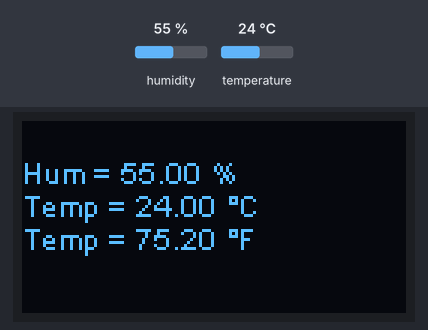
Bench run of a sketch on a simulated ESP8266 (NodeMCU). On the bench: 128×64 one-colour display. The test bench sets the inputs (shaded band); at power-on: humidity 55 %, temperature 24 °C. What the sketch prints to the serial monitor is not drawn.

Above: at 2.7 s.
2.8 s: humidity set to 22 %
At 7.1 s:
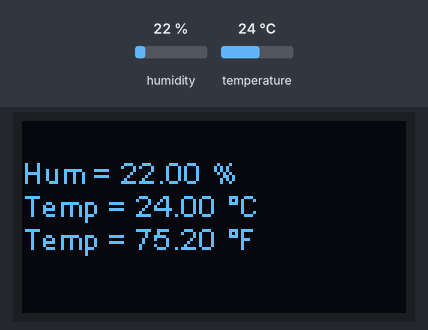
7.7 s: temperature set to 12 °C
At 10.9 s:
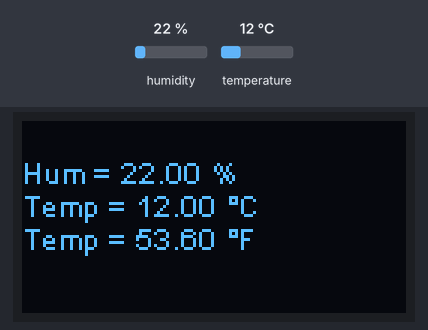
12.6 s: humidity set to 40 %
At 14.8 s:
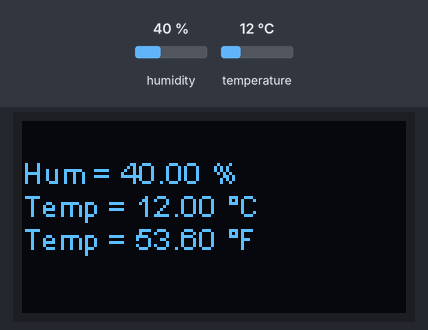
17.5 s: temperature set to 19 °C
At 18.6 s:
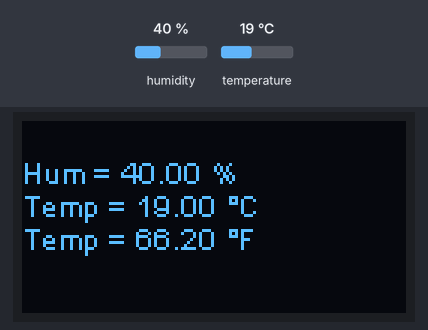
Timing chart, 0 to 20.5 s (numbered marks = the images above; inputs shaded):
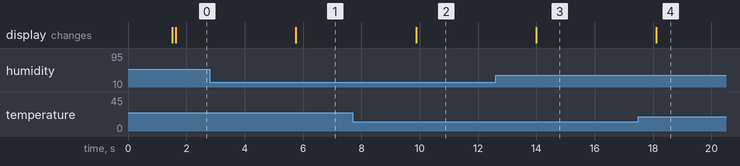

Measured:
- after the input at 2.8 s, the display: changes after 3.0 s (image 1)
- after the input at 7.7 s, the display: changes after 2.2 s (image 2)
- after the input at 12.6 s, the display: changes after 1.4 s (image 3)
- after the input at 17.5 s, the display: changes after 0.61 s (image 4)

The sketch:

testing-oled-ssd.ino
```cpp
#include <Wire.h>
#include "SSD1306Wire.h"
#include "DHT.h"

// inisialisasi pin OLED1306
#define ADDRESS 0x3c
#define SDA D1
#define SDC D2

// inisialisasi pin DHT
#define DHTPIN D3
#define DHTTYPE DHT22

// inisialisasi platform IoT Adafruit MQTT
#define IO_USERNAME   "fadhilc97"
#define IO_KEY        "9f3613ffe03148dd8761c9eeb0ea4104"
#define WIFI_SSID   "LxF"
#define WIFI_PASS   "79912192"
#include "AdafruitIO_WiFi.h"


DHT dht(DHTPIN, DHTTYPE);
SSD1306Wire display(0x3c, D1, D2);

AdafruitIO_WiFi io(IO_USERNAME, IO_KEY, WIFI_SSID, WIFI_PASS);

AdafruitIO_Feed *suhu_udara = io.feed("suhu-udara");
AdafruitIO_Feed *kelembaban = io.feed("kelembaban");

void setup() {
  Serial.begin(115200);
  while(!Serial);

  io.connect();

  while(io.status() < AIO_CONNECTED) {
    Serial.print(".");
    delay(500);
  }

  Serial.println();
  Serial.println(io.statusText());

  display.init();
  display.flipScreenVertically();
  display.setFont(ArialMT_Plain_10);

  dht.begin();
}

void loop() {
  io.run();
  display.clear();

  float hum = dht.readHumidity();
  float tempC = dht.readTemperature();
  float tempF = dht.readTemperature(true);

  if(isnan(hum) || isnan(tempC) || isnan(tempF)) {
    display.drawString(0, 0, "Failed to read from DHT sensor !");
    return;
  }

  suhu_udara->save(tempC);
  kelembaban->save(hum);

  display.setTextAlignment(TEXT_ALIGN_LEFT);
  display.drawString(0, 11, "Hum = " + String(hum) + " %");
  display.drawString(0, 22, "Temp = " + String(tempC) + " °C");
  display.drawString(0, 33, "Temp = " + String(tempF) + " °F");

  display.display();
  delay(4000);

}
```
